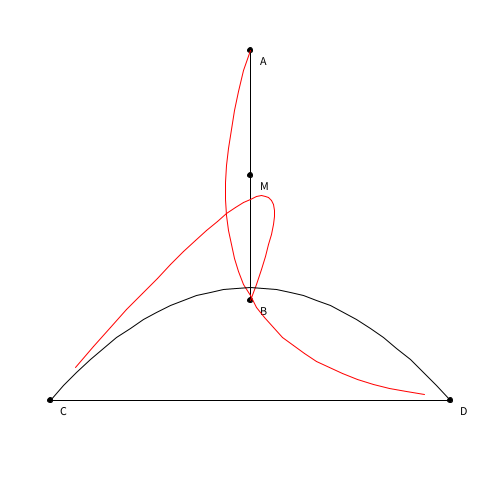
Frame 1 (no input)
Frame 60 (the mouse pressed at the canvas centre just before this capture): identical to frame 1, image omitted
Frame 120 (the mouse held since frame 60 and released just before this capture): identical to frame 1, image omitted

The Processing sketch that drew this single still picture (run headless with seeded random() and noise(); from frame 60 on, the mouse is pressed at the canvas centre):

// Processing sketch: curve_types
// ── curve_types.pde
float x0, y0, x1, y1;
float x2, y2, x3, y3;

Pt A,B,C,D;


float holdx, holdy; boolean hold=false;

void setup(){
  size(500,500);
  x0=250; y0=50; x1=250; y1=300; 
  x2=50; y2=400; x3=450; y3=400;
  
  
}

void draw(){
  background(255);
  stroke(0,0,0); strokeWeight(1);
  A=new Pt("A",x0,y0);B=new Pt("B",x1,y1);
  C=new Pt("C",x2,y2);D=new Pt("D",x3,y3);
  
  line(x0,y0,x1,y1);line(x2,y2,x3,y3);
  A.display(); B.display(); C.display(); D.display();  
  
  float[] ar={x0,y0,x1,y1};
  float[] bs={x2,y2,x3,y3};
  nevilleFunction(ar,bs);
  
  float[] ar1={x1,y1,x0,y0};
  float[] bs1={x3,y3,x2,y2};
  nevilleFunction(ar1,bs1);  
  
  bezierFunction(A,B,C,D);
}


void mousePressed(){
  if(abs(mouseX-x0)<30 && abs(mouseY-y0)<30){ holdx=x0; holdy=y0; hold=true; }
  if(abs(mouseX-x1)<30 && abs(mouseY-y1)<30){ holdx=x1; holdy=y1; hold=true;}
  if(abs(mouseX-x2)<30 && abs(mouseY-y2)<30){ holdx=x2; holdy=y2; hold=true;}
  if(abs(mouseX-x3)<30 && abs(mouseY-y3)<30){ holdx=x3; holdy=y3; hold=true;}
}
void mouseDragged(){

}
void mouseReleased(){
  if(hold==true && holdx==x0 && holdy==y0){ x0=mouseX; y0=mouseY; hold=false; }
  if(hold==true && holdx==x1 && holdy==y1){ x1=mouseX; y1=mouseY; hold=false; }
  if(hold==true && holdx==x2 && holdy==y2){ x2=mouseX; y2=mouseY; hold=false; }
  if(hold==true && holdx==x3 && holdy==y3){ x3=mouseX; y3=mouseY; hold=false; }
}
// ── Pt.pde
class Pt{
  String name;
  float x,y;
  Pt(){ }
  Pt(float x_, float y_){ name=""; x=x_; y=y_; }
  Pt(String n, float x_, float y_){ name=n;x=x_; y=y_; }
  void display(){ stroke(0); strokeWeight(1); fill(0); ellipse(x,y,5,5); text(name,x+10,y+15); }  
} 
// ── Seg.pde
class Seg{
  Pt A,B; String name;
  ArrayList<Pt> bezPts;
  
  Seg(Pt a, Pt b){ name =""; A=a; B=b; bezPts=new ArrayList<Pt>(); }
  Seg(String n, Pt a, Pt b){ name=n; A=a; B=b;  bezPts=new ArrayList<Pt>(); }
  
  ArrayList<Pt> toCrv(float d){
     bezPts.clear();
     Pt M=mpSeg();
         
     return bezPts;
  }
  
  Pt mpSeg(){
    return new Pt((A.x+B.x)/2,(A.y+B.y)/2);
  }
  
}
// ── bezierFunctions.pde
void bezierFunction(Pt A, Pt B, Pt C, Pt D){ 
  Pt M=new Pt("M",(A.x+B.x)/2,(A.y+B.y)/2); M.display();
  int num=30;
  ArrayList<Pt> pts01 =new ArrayList<Pt>();
  ArrayList<Pt> pts23 =new ArrayList<Pt>();
  ArrayList<Pt> bezSeg=new ArrayList<Pt>(); 
  
  pts01=lerp(C,M,num); pts23=lerp(M,D,num);
  
  
  for(int i=0; i<pts01.size(); i++){
    Pt P=pts01.get(i); Pt Q=pts23.get(i);
    ArrayList<Pt>R=lerp(P,Q,num); bezSeg.add(R.get(i));    
  }
  noFill();
  beginShape();
  for(int i=0; i<bezSeg.size(); i++){
    vertex(bezSeg.get(i).x,bezSeg.get(i).y);
  }
  endShape();
  
  
  
  
}

ArrayList<Pt> lerp(Pt P, Pt Q, int num){
  ArrayList<Pt> ptL=new ArrayList<Pt>(); 
  for(int i=0; i<num+1; i++){
    float x=P.x+i*(Q.x-P.x)/num; float y=P.y+i*(Q.y-P.y)/num;
    ptL.add(new Pt(x,y));
  }
  return ptL;
}
// ── lerp.pde
float[][] lerp(float a0, float b0, float a1, float b1, int num){
  float[][] pts= new float[num+1][2];
  float mag=di(a0,b0,a1,b1);
  int k=0;
  float n= 1f / ((float)num);
  for(float i=0f; i<1f+n; i+=n){    
    float ux=(a1-a0); float uy=(b1-b0);
    float x=a0+i*(ux); float y=b0+i*uy; 
    pts[k][0]=x; pts[k][1]=y;
    k++;
  }
  return pts;
}

float di(Pt P, Pt Q){
  float a=P.x; float b=P.y; float c=Q.x; float d=Q.y;
  return sqrt((a-c)*(a-c)+(b-d)*(b-d));
}

float di(float a, float b, float c, float d){
  return sqrt((a-c)*(a-c)+(b-d)*(b-d));
}
// ── nevilleFunctions.pde
void nevilleFunction(float[] ar, float[] bs){
  int num=30;
  float[][] pts01=new float[num+1][2];
  float[][] pts23=new float[num+1][2];
  float[][] nvSeg= new float[num+1][4];
  
  pts01=lerp(ar[0],ar[1],ar[2],ar[3],num);
  pts23=lerp(bs[0],bs[2],bs[2],bs[3],num);
  
  for(int i=0; i<num+1; i++){
    float a=pts01[i][0]; float b=pts01[i][1];
    float c=pts23[i][0]; float d=pts23[i][1];
    //ellipse(a,b,5,5); ellipse(c,d,5,5); line(a,b,c,d); /* display interpolations */     
    nvSeg[i][0]=a;nvSeg[i][1]=b;nvSeg[i][2]=c;nvSeg[i][3]=d;    
  } 
  
  float k=0f;
  for(int i=0; i<num-1; i++){    
    float a0=nvSeg[i][0];float b0=nvSeg[i][1];float a1=nvSeg[i][2];float b1=nvSeg[i][3];
    float p=a0+ (k/(num+1))*(a1-a0); float q=b0+ (k/(num+1))*(b1-b0);
    float a2=nvSeg[i+1][0];float b2=nvSeg[i+1][1];float a3=nvSeg[i+1][2];float b3=nvSeg[i+1][3];
    float r=a2+((k+1)/(num+1))*(a3-a2); float s=b2+((k+1)/(num+1))*(b3-b2);      
    stroke(255,0,0); strokeWeight(1); line(p,q,r,s);    
    k++;
  }
}
